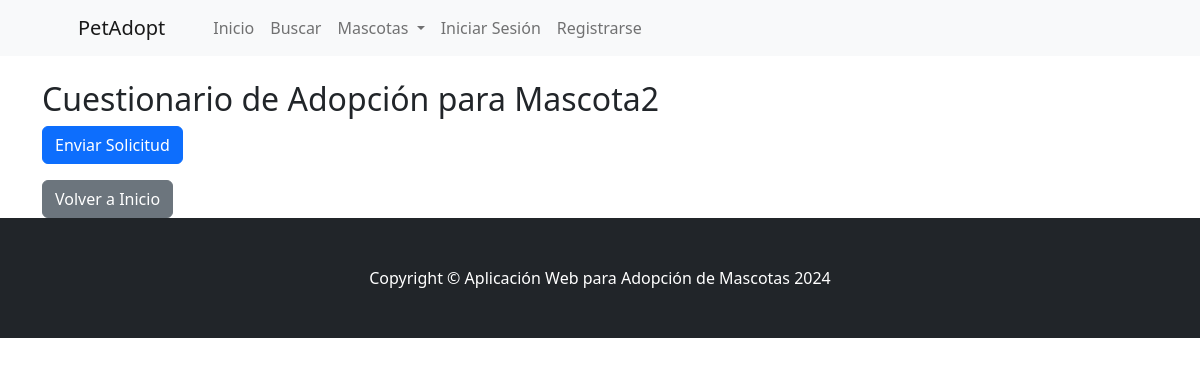
/solicitud/mascota/2/cuestionario/, run on an earlier commit of the app's database.
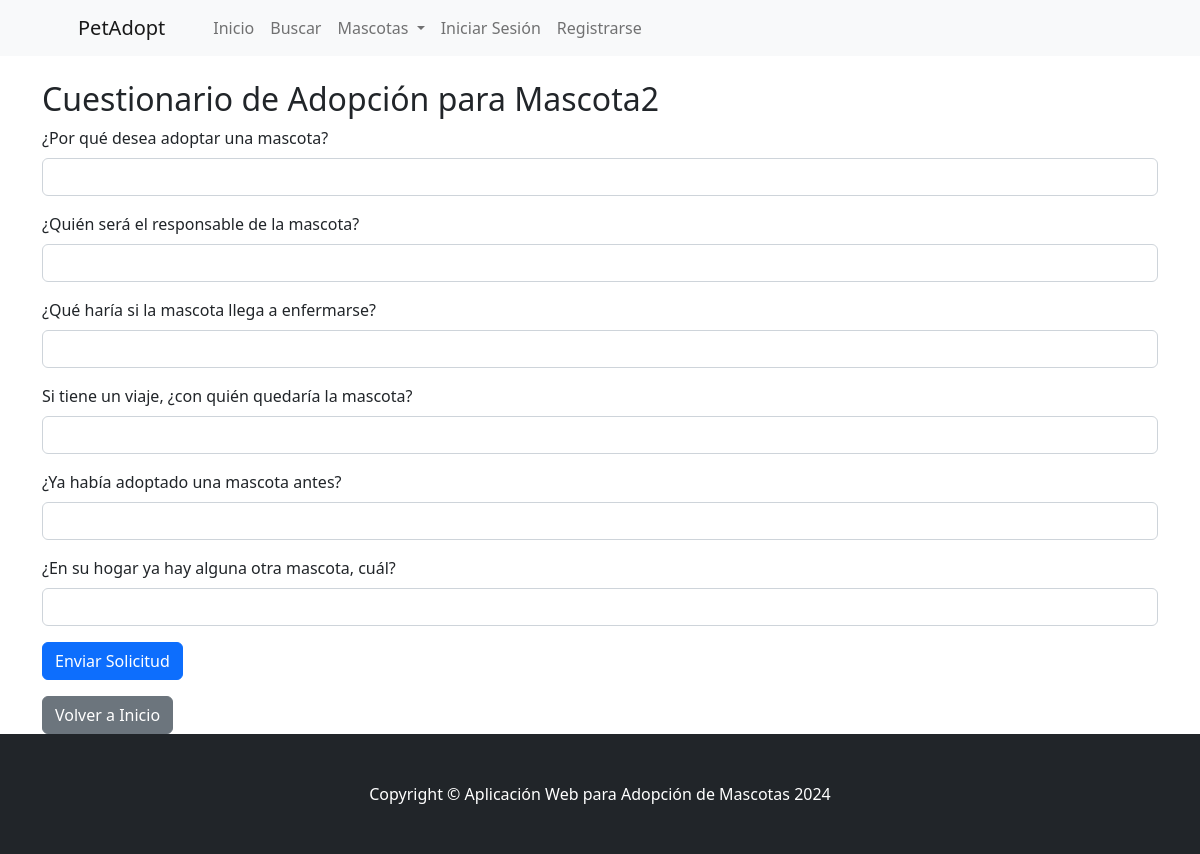
And on a later commit of the database.
### solicitud/models.py (models this page shows, shortened)
class Pregunta(models.Model):
    texto_preguntas = models.TextField()

### solicitud/views.py (the view)
# urls.py: path('mascota/<int:mascota_id>/cuestionario/', CuestionarioAdopcionView.as_view(), name='cuestionario_adopcion'),
class CuestionarioAdopcionView(View):
    def get(self, request, mascota_id):
        mascota = get_object_or_404(Mascota, id=mascota_id)
        preguntas = Pregunta.objects.all()  # Obtener todas las preguntas
        return render(request, 'cuestionario_adopcion.html', {
            'mascota': mascota,
            'preguntas': preguntas,
        })

### solicitud/templates/cuestionario_adopcion.html (shortened to what this page needs)
{% extends 'base.html' %}
{% block content %}
<div class="container mt-4">
    <h2>Cuestionario de Adopción para {{ mascota.name }}</h2>
    <form method="POST" action="{% url 'solicitud:guardar_solicitud' mascota.id %}">
        {% for pregunta in preguntas %}
            <div class="mb-3">
                <label for="pregunta-{{ pregunta.id }}" class="form-label">{{ pregunta.texto_preguntas }}</label>
                <input type="text" class="form-control" id="pregunta-{{ pregunta.id }}" name="respuesta_{{ pregunta.id }}" required>
            </div>
        {% endfor %}
        <button type="submit" class="btn btn-primary">Enviar Solicitud</button>
    </form>
    <a href="{% url 'home' %}" class="btn btn-secondary mt-3">Volver a Inicio</a>
</div>
{% endblock %}

What changed in the data, as far as the page shows it:
added Pregunta: texto_preguntas "¿Por qué desea adoptar una mascota?"
added Pregunta: texto_preguntas "¿Quién será el responsable de la mascota?"
added Pregunta: texto_preguntas "¿Qué haría si la mascota llega a enfermarse?"
added Pregunta: texto_preguntas "Si tiene un viaje, ¿con quién quedaría la mascota?"
added Pregunta: texto_preguntas "¿Ya había adoptado una mascota antes?"
added Pregunta: texto_preguntas "¿En su hogar ya hay alguna otra mascota, cuál?"
